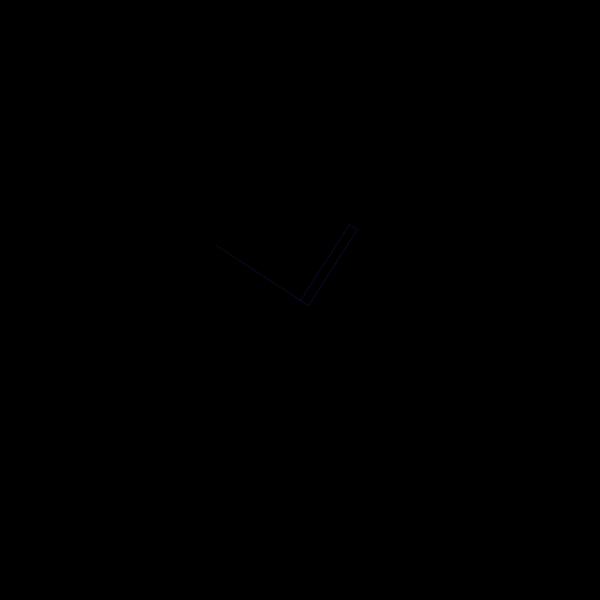
Frame 1 (no input)
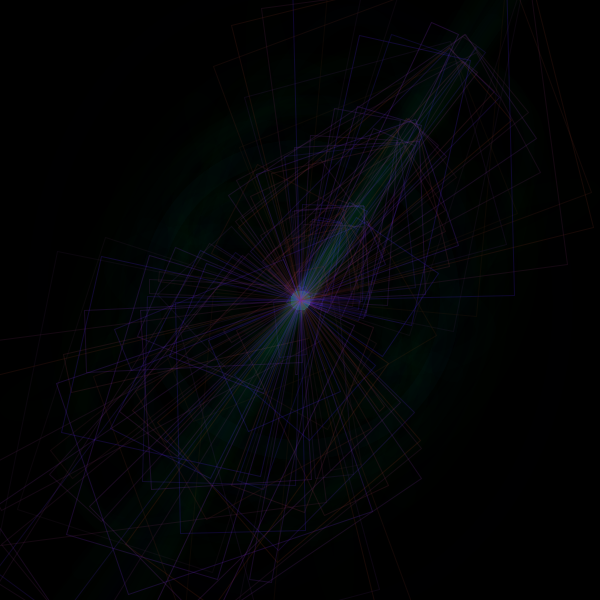
Frame 60 (the mouse pressed at the canvas centre just before this capture)
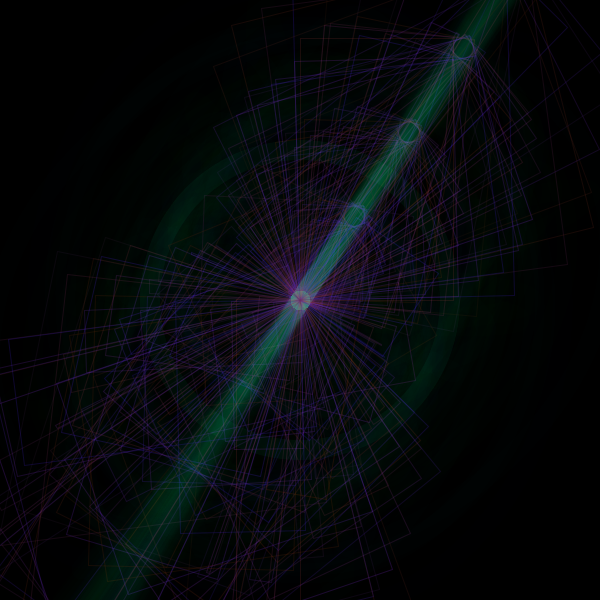
Frame 120 (the mouse held since frame 60 and released just before this capture)

The Processing sketch that drew these frames (run headless with seeded random() and noise(); from frame 60 on, the mouse is pressed at the canvas centre):

// Processing sketch: processing_167491
// ── processing_167491.pde


float x, y, x2, y2;
float angle = 0;
float r=100;
float d=100;
float angle2 = 0;
float r2=100;
float d2=10;
float p=1;
float s;
//float w=0;
//float h=0;
void setup() {
  size(600, 600);
  background(0);

}


void draw() {

  x = r*sin(angle);

  y = r*cos(angle);

  angle += 10;
  r = r-d;
  if ( r==0 || r==400) {
    d = d* -1;
   
  }


  x2 = r2*sin(angle2);
  y2 = r2*cos(angle2);

  angle2 +=10;
  r2 = r2-d2;
  if ( r2==0 || r2==1000) {
    d2 = d2* -1;
    
  }


  translate(width/2, height/2);
  rotate(angle);


  noStroke();
 // for (float y2;) {
  //  fill(255, 1);
   /* if (d<0) {
      fill(0, 1);
    }
     if (d>0) {
      fill(255,255,0, 1);
    }*/
    ellipse(0, 0, y2, x2);
    
//  }
  
  // if (x==100) {
  //   p = p -900;
  // }
  //rect(0, 0, -y+100, -x+100);

  float r = random(0, 255); 
  float r2 = random(100, 200); 
  // float r2 = random(0, 100);
  //float r3 = random(0, 100);
 
 
  if (r>100){
 s=0;
 }
  if (r<100){
    s=100;}
    
    
  stroke(r2-50, r2/4, r, 50);//(r, r2, r/3, 55);r, r2-30, r2+30, 55
  strokeWeight(1);
  fill(0,1);
 
  rect(0, 0, x-10, y-10);
  rect(0, 0, -x+100, -y+100);
  noFill();
  stroke(0, r2, r-30, 1);
  strokeWeight(20);
   line(0, 0, x2-20, y2);
   line(0, 0, -x2-40, -y2);
  //line(0,0,x,y); 
  ellipse(0,0,x+300,y+300);
  //println(x + " : " + y);

//fill(0,1);
//rect(0,0,800,800);
}
